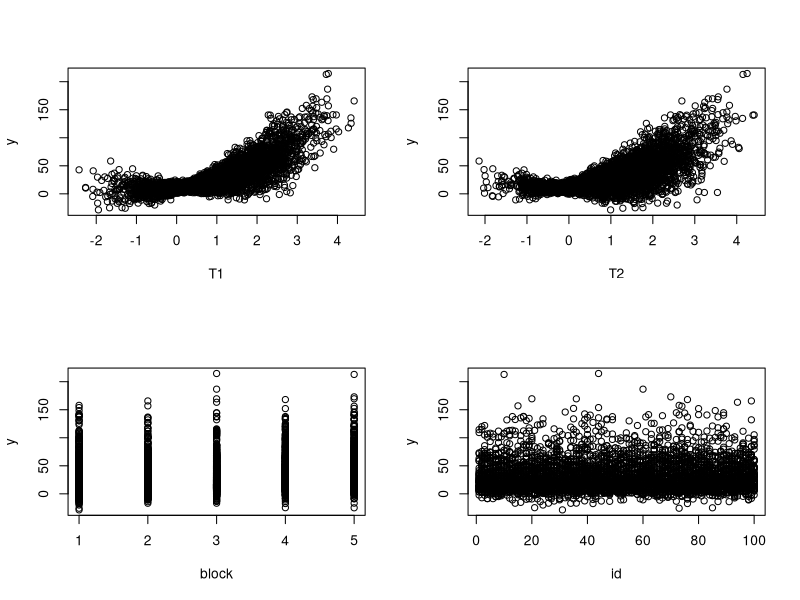

R code for this plot:

# =====================================================================================

#             Simulate a data with specific covariance between variables 
#                           but not repeated measurements

# =====================================================================================



# ===================================================================
# 1. Préparer les données
# ===================================================================

# Loading package 
library(MASS)


# Creation du nombre d individu et du nombre de mesure repetee.
nobs = 50
nind = 100

# Creation du nombre d individu et du nombre de mesure repetee.

indbt <- rnorm(n = nind, mean = 0, sd = 2)
id <- rep(1:nind, each = nobs)


# Creation du vector des moyennes de T1 et T2
temp_mn<-c(1,1)  


# Creation de la matrix T1-T2, avec var =1 and cov = 0.5 
temp_var<-as.matrix(cbind(c(1,0.5), c(0.5,1)))

# Creation du dataset 'trait' avec les deux variables : 
    # Utilisation de la fct mvrnorm (multivariable normal distribution), 
            # n = nb of sample , 
            # mu = vector of mean variables, 
            # sigma = cov matrix, 
            # empirical = T not the pop level values)

traits <- as.data.frame(mvrnorm(n = nobs*nind, mu = temp_mn, Sigma = temp_var, empirical = FALSE))
colnames(traits) <- c("T1", "T2")

# Check la covariance entre les deux traits
cov(traits[, 1:2])

# Creation de la variable categorie 'block' avec 5 niveaux
traits$block <- rep(1:5, 1000)

# Generate les residuals pour l'equation 
temp_res <- rnorm(n = nobs*nind, mean = 0, sd = 1) 

# Fusion des datasets id, traits and residual 
traits <- cbind(id, traits, temp_res)

# Creation de la reponse variable  
y <- 2 + traits$T1*3 + traits$T2*(-2) + 12.5*traits$T1*traits$T2 + rep(indbt, each = nobs) + traits$block*3 + traits$temp_res


# Fusion de la reponse variable et des autre variables pour creer la dataset simule data2
data2 <- cbind(y, traits[, 1:4])

# ===================================================================
# ===================================================================





# ===================================================================
# 2. Vérifier les données
# ===================================================================

# Check the dataset data2
head(data2)
summary(data2)

# Check the dataset via plots
par(mfrow = c(2, 2))
plot(y ~ T1, data2)
plot(y ~ T2, data2)
plot(y ~ block, data2)
plot(y ~ id, data2)

# Check the dataset via model
model1 <- lm(y ~ T1 + T2 + T1:T2 + block, data = data2)
summary(model1)
#
library(lme4)
model2 <- lmer(y ~ T1 + T2 + T1:T2 + block + (1 | id), data = data2)
summary(model2) 

# ===================================================================
# ===================================================================
